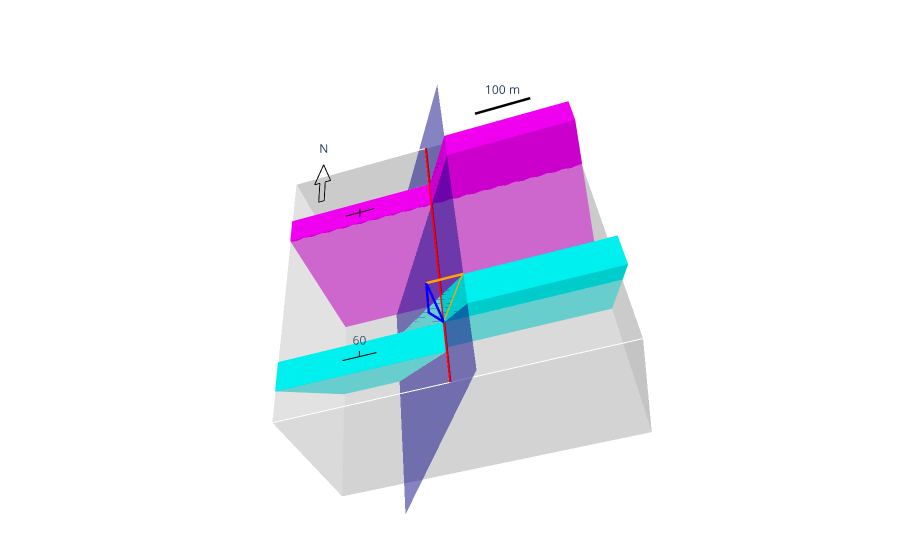

Notebook source saved alongside this figure:
### Code cell
fig = go.Figure(data=[
    block,
#    bigger_block,
    block_edge,
    bed1, bed2a, bed2b,
    bed1_eroded, bed2b_eroded,
    fault_plane,
    fault_trace,
    dip_notes,
    dip_notes1,
    north_arrow,
    map_scale,
    triangle2,
    triangle1
])

fig.update_scenes(xaxis_visible = False,
                  yaxis_visible = False,
                  zaxis_visible = False)

fig.update_layout(margin = dict(r=0, l=0, b=0, t=0),
                showlegend = False,
                scene_camera = dict(eye=dict(x=0, y=0, z=2),
                                   up=dict(x=0, y=1, z=0))
                )

fig.show()

### Figure 1 — Plotly figure (JSON) as saved in the notebook; plotly's stock layout.template omitted (floating-point values rounded to 4 significant figures)
{"data": [{"color": "gainsboro", "flatshading": true, "i": [7, 0, 0, 0, 4, 4, 6, 6, 4, 0, 3, 2], "j": [3, 4, 1, 2, 5, 6, 5, 2, 0, 1, 6, 3], "k": [0, 7, 2, 3, 6, 7, 1, 1, 5, 5, 7, 6], "opacity": 0.5, "type": "mesh3d", "x": [0.001, 0.001, 0.999, 0.999, 0.001, 0.001, 0.999, 0.999], "y": [0.001, 0.999, 0.999, 0.001, 0.001, 0.999, 0.999, 0.001], "z": [0.001, 0.001, 0.001, 0.001, 0.499, 0.499, 0.499, 0.499]}, {"line": {"color": "white"}, "mode": "lines", "type": "scatter3d", "x": [0, 0, 1, 1, 0, 0, 0, 1, 1, 0, null, 0, 0, null, 1, 1, null, 1, 1], "y": [0, 1, 1, 0, 0, 0, 1, 1, 0, 0, null, 1, 1, null, 0, 0, null, 1, 1], "z": [0, 0, 0, 0, 0, 0.5, 0.5, 0.5, 0.5, 0.5, null, 0, 0.5, null, 0, 0.5, null, 0, 0.5]}, {"color": "magenta", "flatshading": true, "i": [7, 0, 0, 0, 4, 4, 6, 6, 4, 0, 3, 2], "j": [3, 4, 1, 2, 5, 6, 5, 2, 0, 1, 6, 3], "k": [0, 7, 2, 3, 6, 7, 1, 1, 5, 5, 7, 6], "type": "mesh3d", "x": [0, 0, 1, 1, 0, 0, 1, 1], "y": [0.7, 0.8, 0.8, 0.7, 0.7, 0.8, 0.8, 0.7], "z": [0, 0, 0, 0, 0.5, 0.5, 0.5, 0.5]}, {"color": "cyan", "flatshading": true, "i": [7, 0, 0, 0, 4, 4, 6, 6, 4, 0, 3, 2], "j": [3, 4, 1, 2, 5, 6, 5, 2, 0, 1, 6, 3], "k": [0, 7, 2, 3, 6, 7, 1, 1, 5, 5, 7, 6], "type": "mesh3d", "x": [0, 0, 0.211, 0.211, 0, 0, 0.5, 0.5], "y": [0.39, 0.49, 0.49, 0.39, 0.1, 0.2, 0.2, 0.1], "z": [0, 0, 0, 0, 0.5, 0.5, 0.5, 0.5]}, {"color": "cyan", "flatshading": true, "i": [7, 0, 0, 0, 4, 4, 6, 6, 4, 0, 3, 2], "j": [3, 4, 1, 2, 5, 6, 5, 2, 0, 1, 6, 3], "k": [0, 7, 2, 3, 6, 7, 1, 1, 5, 5, 7, 6], "type": "mesh3d", "x": [0.211, 0.211, 1, 1, 0.5, 0.5, 1, 1], "y": [0.49, 0.59, 0.59, 0.49, 0.2, 0.3, 0.3, 0.2], "z": [0, 0, 0, 0, 0.5, 0.5, 0.5, 0.5]}, {"color": "magenta", "flatshading": true, "i": [7, 0, 0, 0, 4, 4, 6, 6, 4, 0, 3, 2], "j": [3, 4, 1, 2, 5, 6, 5, 2, 0, 1, 6, 3], "k": [0, 7, 2, 3, 6, 7, 1, 1, 5, 5, 7, 6], "type": "mesh3d", "x": [0.5, 0.5, 1, 1, 0.6, 0.6, 1, 1], "y": [0.7, 0.8, 0.8, 0.7, 0.7, 0.8, 0.8, 0.7], "z": [0.5, 0.5, 0.5, 0.5, 0.6732, 0.6732, 0.6732, 0.6732]}, {"color": "cyan", "flatshading": true, "i": [7, 0, 0, 0, 4, 4, 6, 6, 4, 0, 3, 2], "j": [3, 4, 1, 2, 5, 6, 5, 2, 0, 1, 6, 3], "k": [0, 7, 2, 3, 6, 7, 1, 1, 5, 5, 7, 6], "type": "mesh3d", "x": [0.5, 0.5, 1, 1, 0.6, 0.6, 1, 1], "y": [0.2, 0.3, 0.3, 0.2, 0.1, 0.2, 0.2, 0.1], "z": [0.5, 0.5, 0.5, 0.5, 0.6732, 0.6732, 0.6732, 0.6732]}, {"opacity": 0.5, "showscale": false, "surfacecolor": [1, 1, 1, 1], "type": "surface", "x": [0.211, 0.6], "y": [-0.1, 1.1], "z": [[0, 0.6732], [0, 0.6732]]}, {"line": {"color": "red", "width": 5}, "mode": "lines", "type": "scatter3d", "x": [0.5, 0.5], "y": [0, 1], "z": [0.501, 0.501]}, {"line": {"color": "black", "width": 2}, "mode": "lines+text", "text": ["", "", "", "60", "", "", "", "", "", "60"], "type": "scatter3d", "x": [0.2, 0.3, null, 0.25, 0.25, null, 0.7, 0.8, null, 0.75, 0.75], "y": [0.15, 0.15, null, 0.15, 0.17, null, 0.25, 0.25, null, 0.25, 0.27], "z": [0.501, 0.501, null, 0.501, 0.501, null, 0.501, 0.501, null, 0.501, 0.501]}, {"line": {"color": "black", "width": 2}, "mode": "lines", "type": "scatter3d", "x": [0.2, 0.3, null, 0.25, 0.25, null, 0.7, 0.8, null, 0.75, 0.75], "y": [0.75, 0.75, null, 0.73, 0.77, null, 0.75, 0.75, null, 0.73, 0.77], "z": [0.501, 0.501, null, 0.501, 0.501, null, 0.501, 0.501, null, 0.501, 0.501]}, {"line": {"color": "black", "width": 2}, "mode": "lines+text", "text": ["", "", "", "", "", "", "N"], "type": "scatter3d", "x": [0.1, 0.12, 0.12, 0.14, 0.14, 0.16, 0.13, 0.1], "y": [0.9, 0.9, 0.8, 0.8, 0.9, 0.9, 1, 0.9], "z": [0.55, 0.55, 0.55, 0.55, 0.55, 0.55, 0.55, 0.55]}, {"line": {"color": "black", "width": 5}, "mode": "lines+text", "text": ["", "100 m", ""], "type": "scatter3d", "x": [0.7, 0.8, 0.9], "y": [1.05, 1.05, 1.05], "z": [0.55, 0.55, 0.55]}, {"line": {"color": "orange", "width": 5}, "mode": "lines", "type": "scatter3d", "x": [0.5, 0.5, 0.6, 0.5], "y": [0.2, 0.2, 0.2, 0.2], "z": [0.5, 0.6732, 0.6732, 0.5]}, {"line": {"color": "blue", "width": 5}, "mode": "lines", "type": "scatter3d", "x": [0.5, 0.5, 0.5, 0.5], "y": [0.2, 0.2, 0.1, 0.2], "z": [0.5, 0.6732, 0.6732, 0.5]}], "layout": {"autosize": true, "margin": {"b": 0, "l": 0, "r": 0, "t": 0}, "scene": {"aspectmode": "auto", "aspectratio": {"x": 1.074, "y": 1.288, "z": 0.7228}, "camera": {"center": {"x": 0, "y": 0, "z": 0}, "eye": {"x": 0.3058, "y": -1.494, "z": 1.625}, "projection": {"type": "perspective"}, "up": {"x": 0.239, "y": 0.7367, "z": 0.6325}}, "xaxis": {"type": "linear", "visible": false}, "yaxis": {"type": "linear", "visible": false}, "zaxis": {"type": "linear", "visible": false}}, "showlegend": false}}
